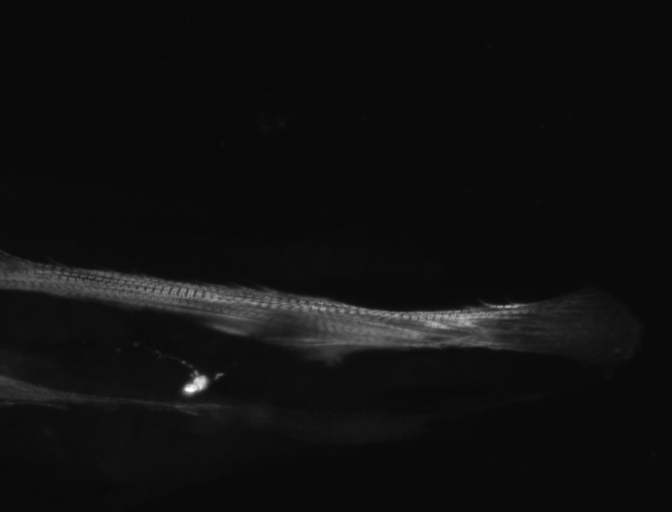
#> input picture Modele/Thibault_MachineLearning/training.TIF, 1344 x 1024 px, found by its file name (shown at 1/2 size)
$ python plot_LBP_upgraded.py
#> lines starting #> are read from the running program, lines starting #| are printed output that depends on the picture
"""
===============================================
Local Binary Pattern
===============================================
https://machinelearningmastery.com/tutorial-to-implement-k-nearest-neighbors-in-python-from-scratch/
"""
from __future__ import print_function
import numpy as np
import matplotlib.pyplot as plt


METHOD = 'uniform'
plt.rcParams['font.size'] = 9


"""
IL FAUT :
    - terminer caracteriserTrainingSet.py
    - adapter le programme pour utiliser le fichier généré par
    caracteriserTrainingSet.py et utiliser plus de données dans le trainingSet.
    Il ne s'agira alors plus d'une matrice associée à une image mais d'un
    vecteur des caractérisations associé à un vecteur binaire (strié/non strié)
    - agrandir la base de données d'entrainement pour détecter plus précisement.
    - TESTER
"""


######################################################################

from skimage.feature import local_binary_pattern
from skimage import io
import math
import operator


# settings for LBP
radius = 3
n_points = 8 * radius


# dimensions d'une image :
hImg = 1024
lImg = 1344
# dimensions d'un rectangle :
hRec = int(hImg/32)
lRec = int(lImg/24)
# nombre de rectangles :
nbRecH = int(hImg/hRec)
nbRecL = int(lImg/lRec)

# taille d'un vecteur caractérisant un sous rectangle
vecSize = 28

# image pour tester l'algorithme de machine learning :
nameTest = 'training.tif'
imageTest = io.imread(nameTest)
#> imageTest is the input picture: shape (1024, 1344) uint16; min 2169, max 65535, mean 4032.8
lbpTest = local_binary_pattern(imageTest, n_points, radius, METHOD)
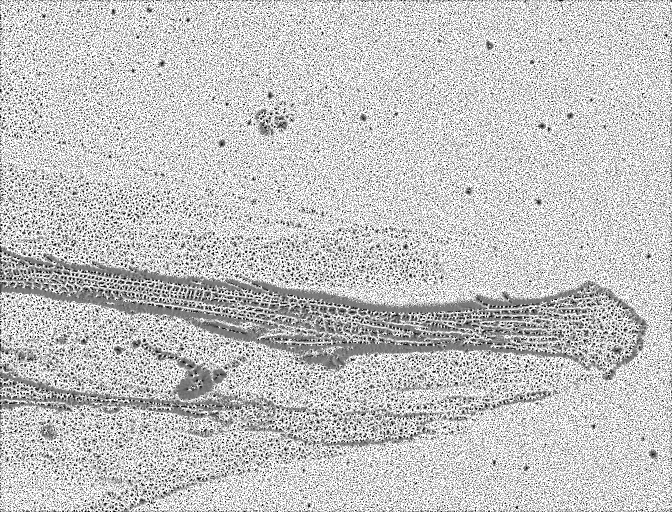
#> lbpTest: shape (1024, 1344) float64 (shown at 1/2 size); min 0, max 25, mean 19.3; drawn with min black and max white
testSet = np.zeros((nbRecH, nbRecL, vecSize+1))
# si testSet[i][j] est une strie, testSetOut[i][j]=1, 0 sinon.
# au départ, on initialise tout à 0.
testSetOut = np.zeros((nbRecH, nbRecL))


'''
# code pour dessiner une grille sur l'image, pour identifier rapidement les
# sous rectangles sur lesquels on travail
from skimage.viewer import ImageViewer
def drawGrid():
    for i in range(0,nbRecH) :
        for j in range(0,lImg) :
            imageTrain[i*hRec][j] = imageTrain.size-1
    for i in range(0,hImg) :
        for j in range(0,nbRecL) :
            imageTrain[i][j*lRec] = imageTrain.size-1
drawGrid()
viewer = ImageViewer(imageTrain)
viewer.show()
'''


'''
===============================================
====== FONCTIONS DE GESTION DE FICHIER : ======
===============================================
'''

import csv
def initWriter(filePath) :
    """
    Ouvre un fichier a partir de son chemin "filePath" et cree
    un objet lecteur pour lire dans ce fichier.
    - filePath : le chemin du fichier
    retourne un fichier et son objet transcripteur.
    """
    file = open(filePath, "r", newline='')
    reader = csv.reader(file)
    return (reader, file)

# [6 lines left out: function close, not called in this run]

'''
===============================================
===============================================
'''

from skimage.viewer import ImageViewer
# [24 lines left out: functions coloriserResult, euclideanDistance, not called in this run]


'''

Il faut :
lire le csv ligne par ligne dans getNeighbors au lieu de parcourir
la matrice.
Et donc

'''

# [15 lines left out: function getNeighbors, not called in this run]


def caracterisation(set, lbp):
    """
    Caracterise les sous rectangles de lbp par les histogrammes
    de ces sous rectangles, et place ces caractéristiques dans la
    matrice set.
    """
    for i in range(0,nbRecL) :
        for j in range(0,nbRecH) :
            h0 = j*hRec
            l0 = i*lRec
            subRect = lbp[h0:h0+hRec, l0:l0+lRec]
            hist = np.histogram(subRect, bins=vecSize)
            #plt.plot(hist[1][0:25], hist[0][0:25])
            # on caracterise le carreau avec son histogramme :
            for k in range(0,vecSize):
                set[j][i][k] = hist[0][k]
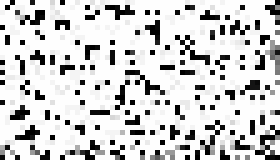
#> subRect: shape (32, 56) float64 (shown 5 times larger); min 0, max 25, mean 20.2; drawn with min black and max white
            #print(carac[j][i])


# [10 lines left out: function getResponse, not called in this run]


'''
===============================
============= MAIN ============
===============================
'''

def main():
    # chemin vers le fichier ou enregistrer la caracterisation :
    filePath = "caracTrainingSet.csv"
    caracterisation(testSet, lbpTest)
    k = 2
    for i in range(0,nbRecH) :
        for j in range(0,nbRecL) :
            (reader, file) = initWriter(filePath)
            neighbors = getNeighbors(reader, testSet[i][j], k)
            result = getResponse(neighbors)
            close(file)
            testSetOut[i][j] = result


#> (the run stopped early here; a loop or call above may not have finished)

$ run again, with Modele/Thibault_MachineLearning/test.TIF copied over Modele/Thibault_MachineLearning/training.TIF
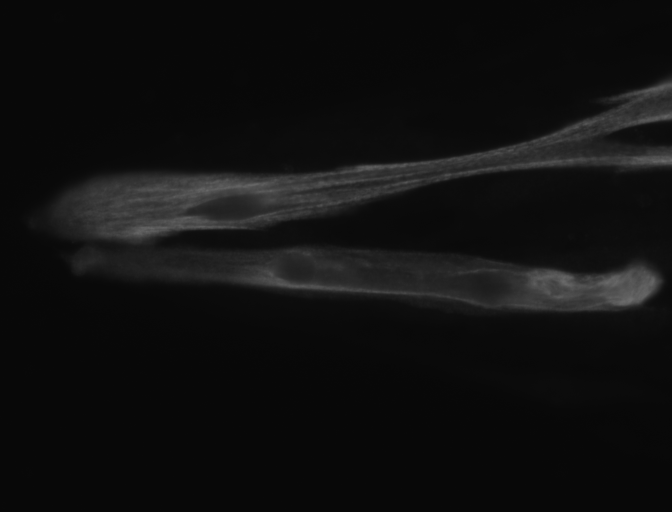
#> input picture Modele/Thibault_MachineLearning/test.TIF, 1344 x 1024 px, found by its file name (shown at 1/2 size)
#> imageTest is the input picture: shape (1024, 1344) uint16; min 1961, max 28309, mean 4183.6
#> `lbpTest = local_binary_pattern(imageTest, n_points, radius, METHOD)`:
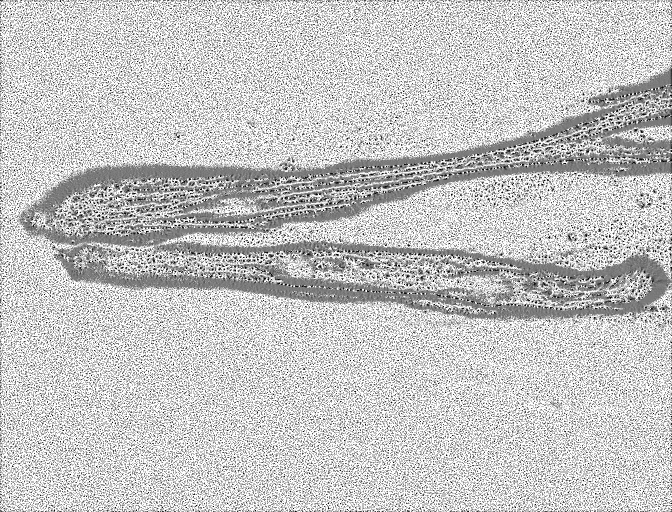
#> lbpTest: shape (1024, 1344) float64 (shown at 1/2 size); min 0, max 25, mean 19.4; drawn with min black and max white
#> after the loop in caracterisation, `for i in range(0,nbRecL) :`:
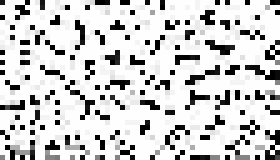
#> subRect: shape (32, 56) float64 (shown 5 times larger); min 0, max 25, mean 20.1; drawn with min black and max white

$ run again, with Modele/Thibault_MachineLearning/test2.TIF copied over Modele/Thibault_MachineLearning/training.TIF
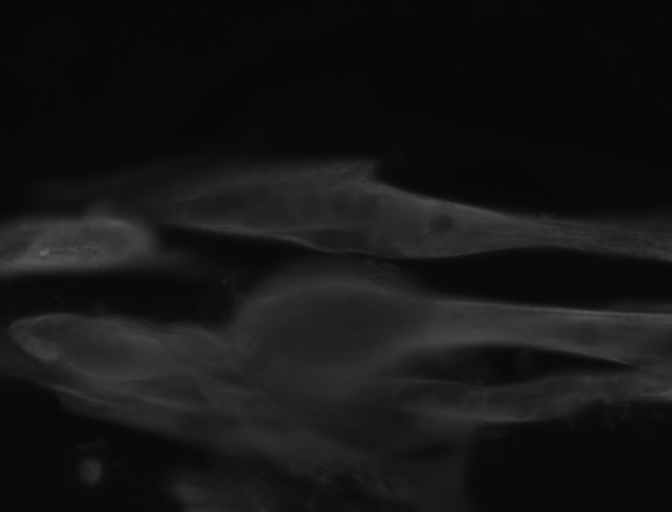
#> input picture Modele/Thibault_MachineLearning/test2.TIF, 1344 x 1024 px, found by its file name (shown at 1/2 size)
#> imageTest is the input picture: shape (1024, 1344) uint16; min 1994, max 26463, mean 5663.1
#> `lbpTest = local_binary_pattern(imageTest, n_points, radius, METHOD)`:
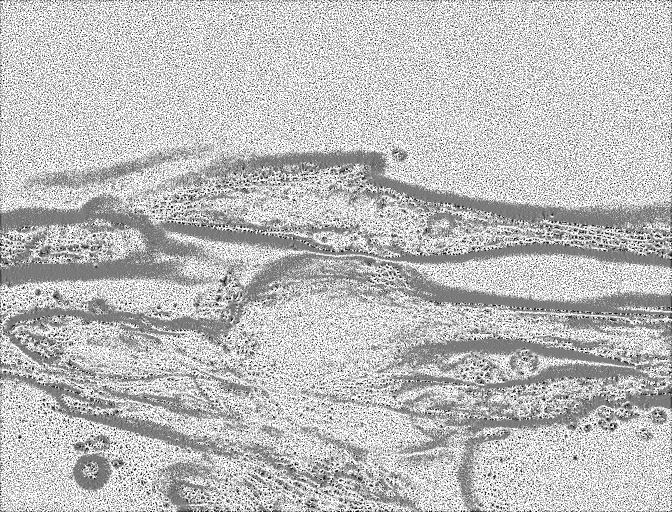
#> lbpTest: shape (1024, 1344) float64 (shown at 1/2 size); min 0, max 25, mean 18.7; drawn with min black and max white
#> after the loop in caracterisation, `for i in range(0,nbRecL) :`:
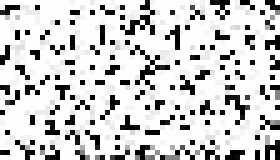
#> subRect: shape (32, 56) float64 (shown 5 times larger); min 0, max 25, mean 20; drawn with min black and max white

$ run again, with Modele/Thibault_MachineLearning/test3.TIF copied over Modele/Thibault_MachineLearning/training.TIF
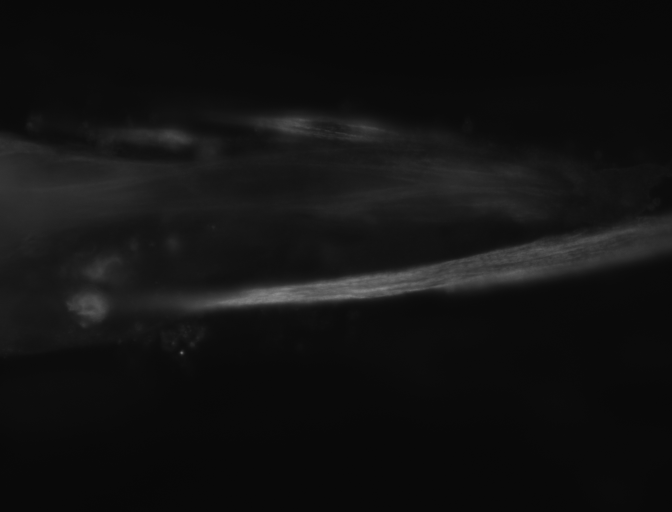
#> input picture Modele/Thibault_MachineLearning/test3.TIF, 1344 x 1024 px, found by its file name (shown at 1/2 size)
#> imageTest is the input picture: shape (1024, 1344) uint16; min 2060, max 36022, mean 4705
#> `lbpTest = local_binary_pattern(imageTest, n_points, radius, METHOD)`:
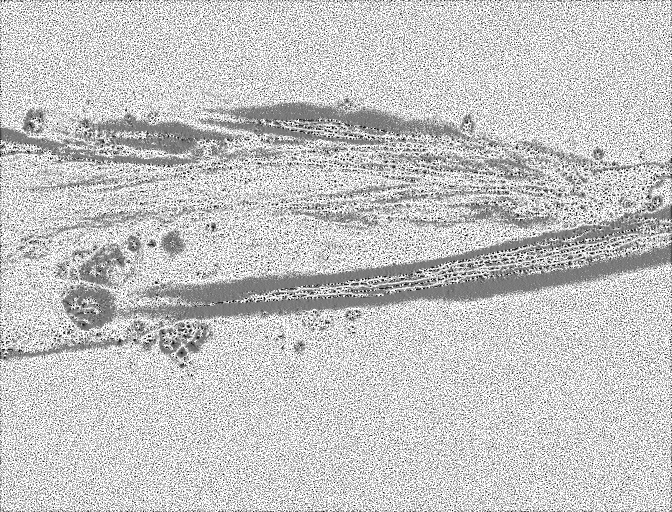
#> lbpTest: shape (1024, 1344) float64 (shown at 1/2 size); min 0, max 25, mean 19.4; drawn with min black and max white
#> after the loop in caracterisation, `for i in range(0,nbRecL) :`:
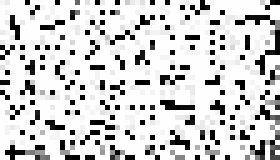
#> subRect: shape (32, 56) float64 (shown 5 times larger); min 0, max 25, mean 20.3; drawn with min black and max white
